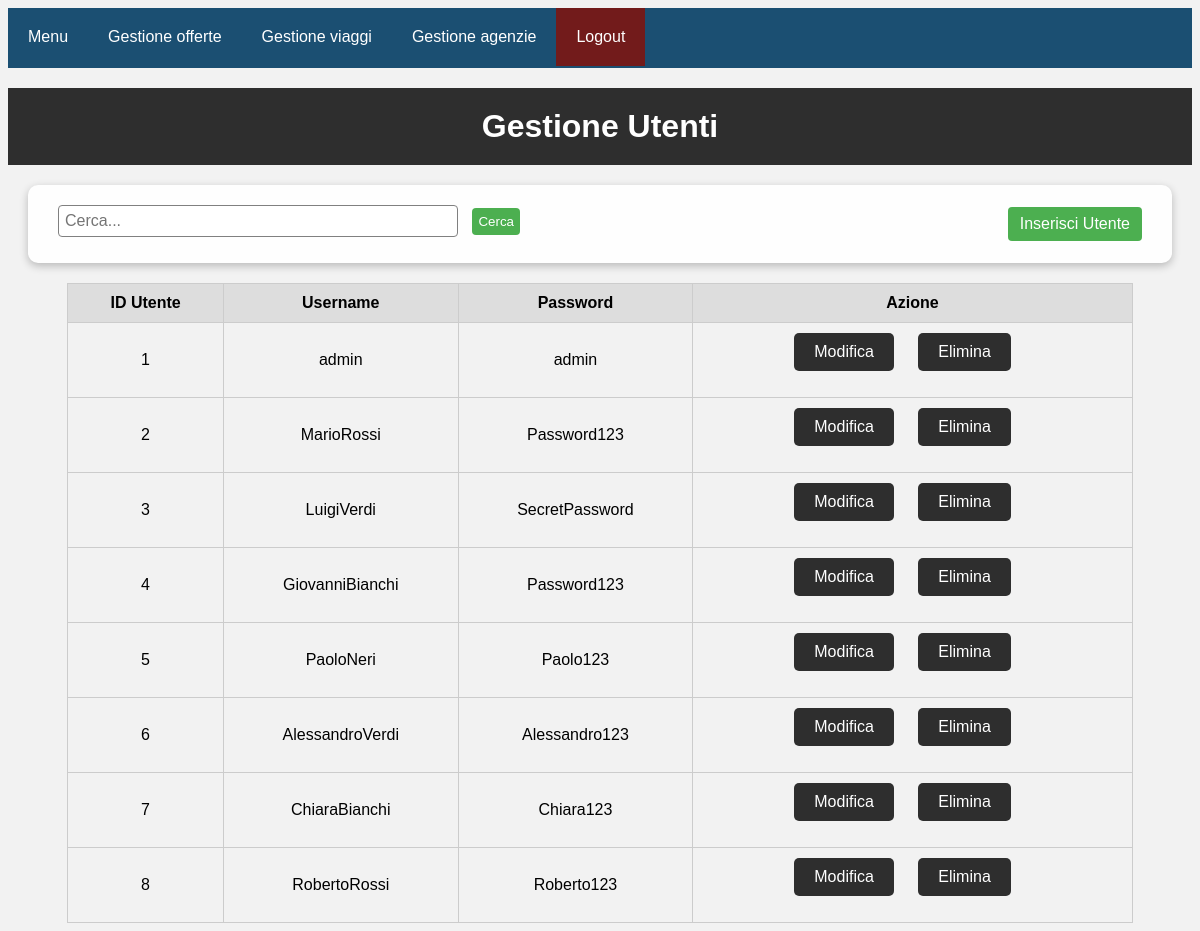
Page /gestione_utenti.php (signed in) on the committed database.
### tables this page shows
CREATE TABLE `utente` (
  `ID` int(11) NOT NULL,
  `Username` varchar(50) NOT NULL,
  `Password` varchar(50) NOT NULL,
  `Amministrazione` tinyint(1) NOT NULL
);

### gestione_utenti.php (the view, shortened to what this page needs)
<html>
<head>
  <link rel="stylesheet" href="Stylesheets/gestione_utenti.css">
</head>
<body>
  <div class="navbar">
  <div class="menu">
    <a href="menu.php">Menu</a>
    <a href="gestione_offerte.php">Gestione offerte</a>
    <a href="gestione_viaggi.php">Gestione viaggi</a>
    <a href="gestione_agenzie.php">Gestione agenzie</a>
  </div>
    <div class="logout">
      <a href="backend/logout.php">Logout</a>
    </div>
  </div>
  <div class="header">
    <h1>Gestione Utenti</h1>
  </div>
    <nav>
      <div class="search-container">
        <form action="" method="POST"><?php
            $ric = "";
            echo "<input type='text' placeholder='Cerca...' name='search-u' id='search' value='".$ric."'>";
          ?>
          <button type="submit">Cerca</button>
        </form>
      </div>
      <div class="add-user">
        <a href="inserisciUtente.php">Inserisci Utente</a>
      </div>
    </nav>
  <div class="container">
      <table>
      <tr>
        <th>ID Utente</th>
        <th>Username</th>
        <th>Password</th>
        <th>Azione</th>
      </tr>
      <?php
      require 'backend/dbconfig.php';
      $conn = mysqli_connect($host, $user, $pass, $dbname);
      if(isset($_POST['search-u'])){
        $ric = $_POST['search-u'];
        unset($_POST['search-u']);
        $sql = "SELECT * FROM utente WHERE Nome LIKE '%$ric%' OR Cognome LIKE '%$ric%' OR Email LIKE '%$ric%'";
      }else{
        $sql = "SELECT * FROM utente";
      }
      $result = mysqli_query($conn, $sql);
      while ($row = mysqli_fetch_array($result)) {
      ?>
        <tr>
      <td><?php echo $row['ID']; ?></td>
      <td><?php echo $row['Username']; ?></td>
      <td><?php echo $row['Password']; ?></td>
      <td class="gestione">
        <div class="form-container-td">
          <form action="modificaUtente.php" method="post">
            <input type="submit" value="Modifica" class="edit-btn">
          </form>
        </div>
        <div class="form-container-td">
          <form action="elimina_utente.php" method="post">
            <input type="submit" value="Elimina" class="delete-btn" onclick="return confirm('Sei sicuro di voler eliminare questo progetto?');">
          </form>
        </div>
      </td>
    </tr>
    <?php
      }
      ?>
    </table>
  </div>
</body>
</html>

### Stylesheets/gestione_utenti.css (style rules this page uses)
body { font-family: Arial, sans-serif; background-color: #F2F2F2; }
.header { background-color: #2E2E2E; color: #FFF; padding: 20px; text-align: center; }
.header h1 { font-size: 32px; margin: 0; }
.container { display: flex; flex-wrap: wrap; justify-content: center; align-items: center; }
input[type="text"], input[type="password"] { padding: 10px; width: 100%; margin-top: 20px; margin-bottom: 20px; font-size: 16px; border-radius: 5px; border: 1px solid #CCC; }
input[type="submit"] { padding: 10px 20px; background-color: #2E2E2E; color: #FFF; border-radius: 5px; border: 0; font-size: 16px; cursor: pointer; }
.edit-btn { display: inline-block; padding: 12px 24px; border-radius: 5px; text-decoration: none; color: #fff; transition: all 0.3s ease; margin-right: 20px; background-color: #ffeb3b; }
.delete-btn { display: inline-block; padding: 12px 24px; border-radius: 5px; text-decoration: none; color: #fff; transition: all 0.3s ease; margin-right: 20px; background-color: #f44336; }
.form-container-td { display: inline-block; }
table { width: 90%; text-align: center; border-collapse: collapse; }
th, td { border: 1px solid #cccccc; padding: 10px; }
th { background-color: #dddddd; }
.gestione { text-align: center; vertical-align: middle; }
.navbar { overflow: hidden; background-color: #1b4f72; font-family: Arial, Helvetica, sans-serif; height: 60px; margin-bottom: 20px; justify-content: space-between; }
.navbar a { float: left; color: white; text-align: center; padding: 20px; text-decoration: none; }
.logout a { background-color: #721b1b; }
nav { background-color: #fefefe; overflow: hidden; display: flex; align-items: center; justify-content: space-between; border-radius: 10px; margin: 20px; box-shadow: rgba(0, 0, 0, 0.24) 0px 3px 8px; padding-left: 20px; padding-right: 20px; }
nav a { color: white; text-decoration: none; }
.search-container { display: flex; align-items: center; padding: 10px; margin-top: 10px; }
.search-container input[type=text] { padding: 6px; border-radius: 4px; margin-right: 10px; border: 1px solid gray; width: fit-content; margin: 0px; width: 400px; }
.search-container button[type=submit] { background-color: #4CAF50; color: white; padding: 6px; border-radius: 4px; border: none; cursor: pointer; margin-left: 10px; }
.add-user { padding: 10px; }
.add-user a { background-color: #4CAF50; color: white; padding: 8px 12px; border-radius: 4px; text-align: center; text-decoration: none; display: inline-block; cursor: pointer; }

### rows in the picture
utente: ID "1", Username "admin", Password "admin"
utente: ID "2", Username "MarioRossi", Password "Password123"
utente: ID "3", Username "LuigiVerdi", Password "SecretPassword"
utente: ID "4", Username "GiovanniBianchi", Password "Password123"
utente: ID "5", Username "PaoloNeri", Password "Paolo123"
utente: ID "6", Username "AlessandroVerdi", Password "Alessandro123"
utente: ID "7", Username "ChiaraBianchi", Password "Chiara123"
utente: ID "8", Username "RobertoRossi", Password "Roberto123"
